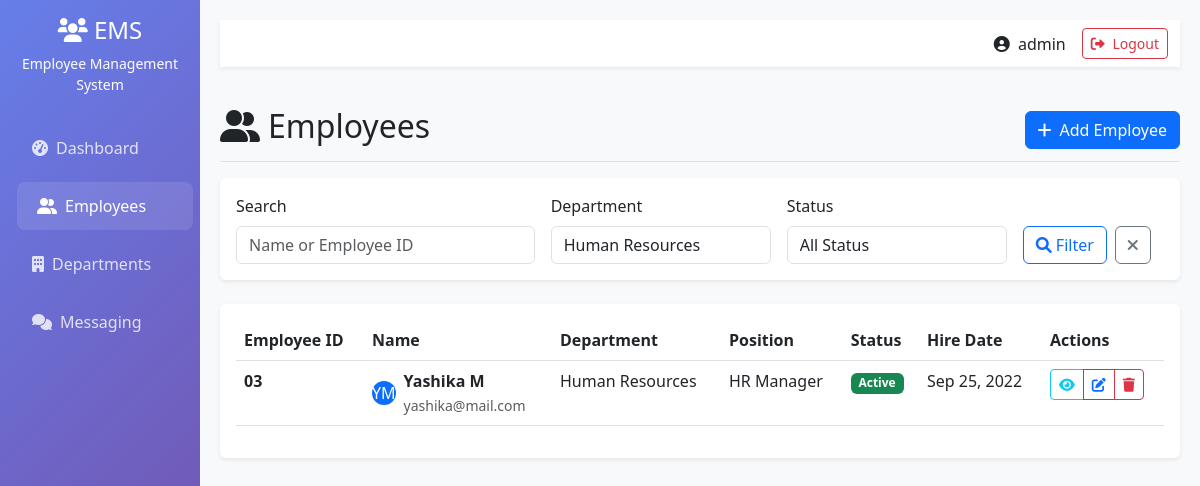
Page /employees/?department=3 (signed in) on the earlier database version.
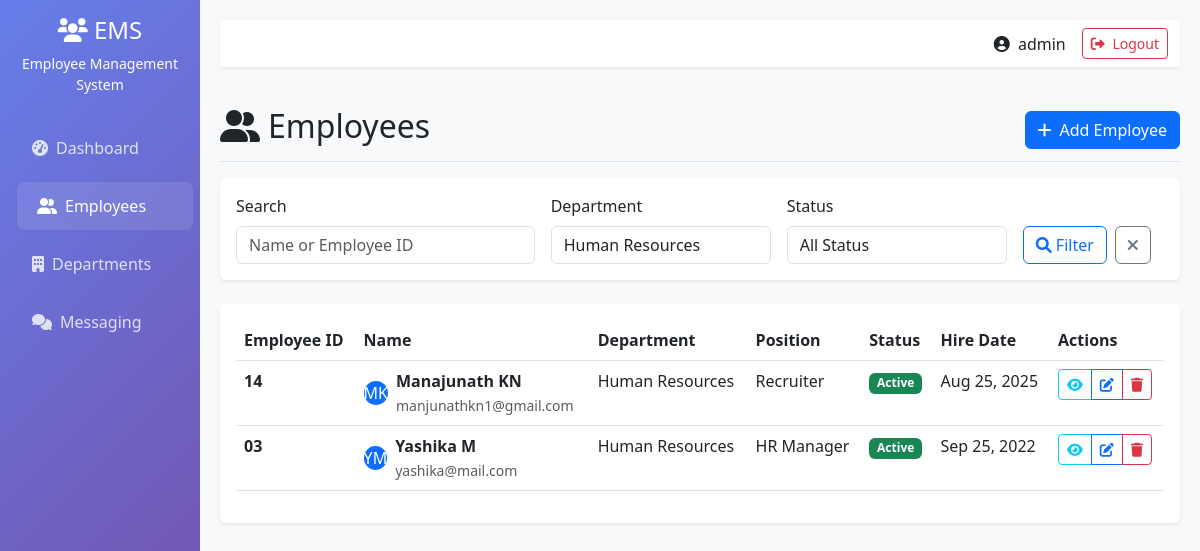
Same page on the later database version.
### employees/models.py (models this page shows, shortened)
class Employee(models.Model):
    GENDER_CHOICES = [
        ('M', 'Male'),
        ('F', 'Female'),
        ('O', 'Other'),
    ]
    STATUS_CHOICES = [
        ('active', 'Active'),
        ('inactive', 'Inactive'),
        ('terminated', 'Terminated'),
    ]
    employee_id = models.CharField(max_length=20, unique=True)
    first_name = models.CharField(max_length=50)
    last_name = models.CharField(max_length=50)
    email = models.EmailField(unique=True)
    phone_regex = RegexValidator(
        regex=r'^\+?1?\d{9,15}$',
        message="Phone number must be entered in the format:'+999999999'. upto 15 digits allowed."
    )
    phone_number = models.CharField(validators=[phone_regex], max_length=17)
    date_of_birth = models.DateField()
    gender = models.CharField(max_length=1, choices=GENDER_CHOICES)
    address = models.TextField()
    department = models.ForeignKey(Department, on_delete= models.CASCADE, related_name='employees')
    position = models.CharField(max_length=100)
    salary = models.DecimalField(max_digits=10, decimal_places=2)
    hire_date = models.DateField()
    status = models.CharField(max_length=20, choices=STATUS_CHOICES, default='active')
    created_at = models.DateTimeField(auto_now_add=True)
    updated_at = models.DateTimeField(auto_now=True)
    @property
    def full_name(self):
        return f"{self.first_name} {self.last_name}"
    class Meta:
        ordering = ['first_name', 'last_name']

class Department(models.Model):
    name = models.CharField(max_length=100, unique=True)
    description = models.TextField(blank=True, null=True)
    created_at = models.DateTimeField(auto_now_add=True)
    class Meta:
        ordering = ['name']

### employees/views.py (the view)
# urls.py: path('employees/', views.employee_list, name='employee_list'),
@login_required
def employee_list(request):
    employees = Employee.objects.select_related('department').all()
    search_query = request.GET.get('search')
    if search_query:
        employees = employees.filter(first_name__icontains=search_query) | employees.filter(last_name__icontains=search_query) |employees.filter(employee_id__icontains=search_query) #|employees.filter(address__icontains=search_query)#
    dept_filter = request.GET.get('department')
    if dept_filter:
        employees = employees.filter(department_id=dept_filter)
    status_filter = request.GET.get('status')
    if status_filter:
        employees = employees.filter(status=status_filter)
    paginator = Paginator(employees, 5)
    page_number = request.GET.get('page')
    page_obj = paginator.get_page(page_number)
    departments = Department.objects.all()
    context = {
        'page_obj': page_obj,
        'departments': departments,
        'search_query': search_query,
        'dept_filter': dept_filter,
        'status_filter': status_filter,
    }
    return render(request, 'employees/employee_list.html', context)

### employees/templates/employees/employee_list.html (shortened to what the changed rows need)
{% extends 'employees/base.html' %}
{% block content %}
<div class="d-flex justify-content-between flex-wrap flex-md-nowrap align-items-center pt-3 pb-2 mb-3 border-bottom">
    <h1 class="h2"><i class="fas fa-user-friends me-2"></i>Employees</h1>
</div>
<div class="card">
    <div class="card-body">
        {% if page_obj %}
        <div class="table-responsive">
            <table class="table table-hover">
                <thead>
                    <tr>
                        <th>Employee ID</th>
                        <th>Name</th>
                        <th>Department</th>
                        <th>Position</th>
                        <th>Status</th>
                        <th>Hire Date</th>
                        <th>Actions</th>
                    </tr>
                </thead>
                <tbody>
                    {% for employee in page_obj %}
                    <tr>
                        <td><strong>{{ employee.employee_id }}</strong></td>
                        <td>
                            <div class="d-flex align-items-center">
                                <div class="avatar-sm bg-primary rounded-circle d-flex align-items-center justify-content-center me-2">
                                    <span class="text-white">{{ employee.first_name.0 }}{{ employee.last_name.0 }}</span>
                                </div>
                                <div>
                                    <strong>{{ employee.full_name }}</strong>
                                    <br><small class="text-muted">{{ employee.email }}</small>
                                </div>
                            </div>
                        </td>
                        <td>{{ employee.department.name }}</td>
                        <td>{{ employee.position }}</td>
                        <td>
                            <span class="badge bg-{% if employee.status == 'active' %}success{% elif employee.status == 'inactive' %}warning{% else %}danger{% endif %}">
                                {{ employee.status|title }}
                            </span>
                        </td>
                        <td>{{ employee.hire_date|date:"M d, Y" }}</td>
                        <td>
                            <div class="btn-group" role="group">
                                <a href="{% url 'employee_detail' employee.pk %}" class="btn btn-sm btn-outline-info">
                                    <i class="fas fa-eye"></i>
                                </a>
                                <a href="{% url 'employee_update' employee.pk %}" class="btn btn-sm btn-outline-primary">
                                    <i class="fas fa-edit"></i>
                                </a>
                                <a href="{% url 'employee_delete' employee.pk %}" class="btn btn-sm btn-outline-danger">
                                    <i class="fas fa-trash"></i>
                                </a>
                            </div>
                        </td>
                    </tr>
                    {% endfor %}
                </tbody>
            </table>
        </div>
        {% endif %}
    </div>
</div>
{% endblock %}

Differences in the rows shown:
added Employee: employee_id "14", first_name.0 "M", last_name.0 "K", full_name "Manajunath KN", email "manjunathkn1@gmail.com", department.name "Human Resources", position "Recruiter", status "Active", hire_date "Aug 25, 2025"
